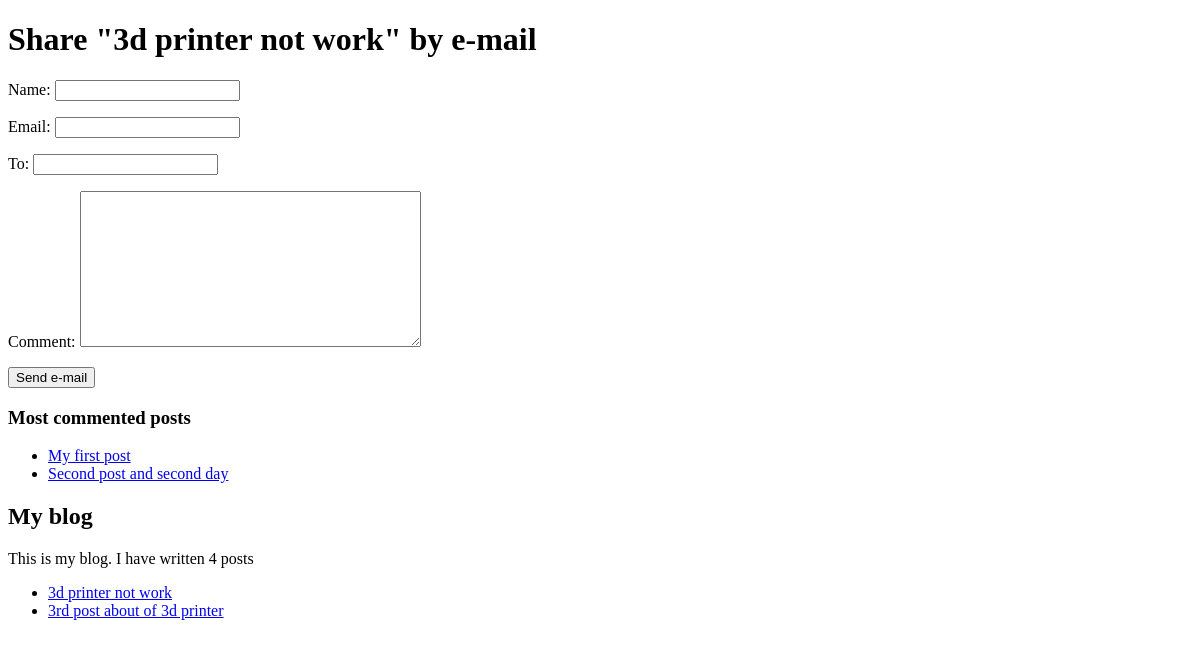
/blog/share/4/, run on an earlier commit of the app's database.
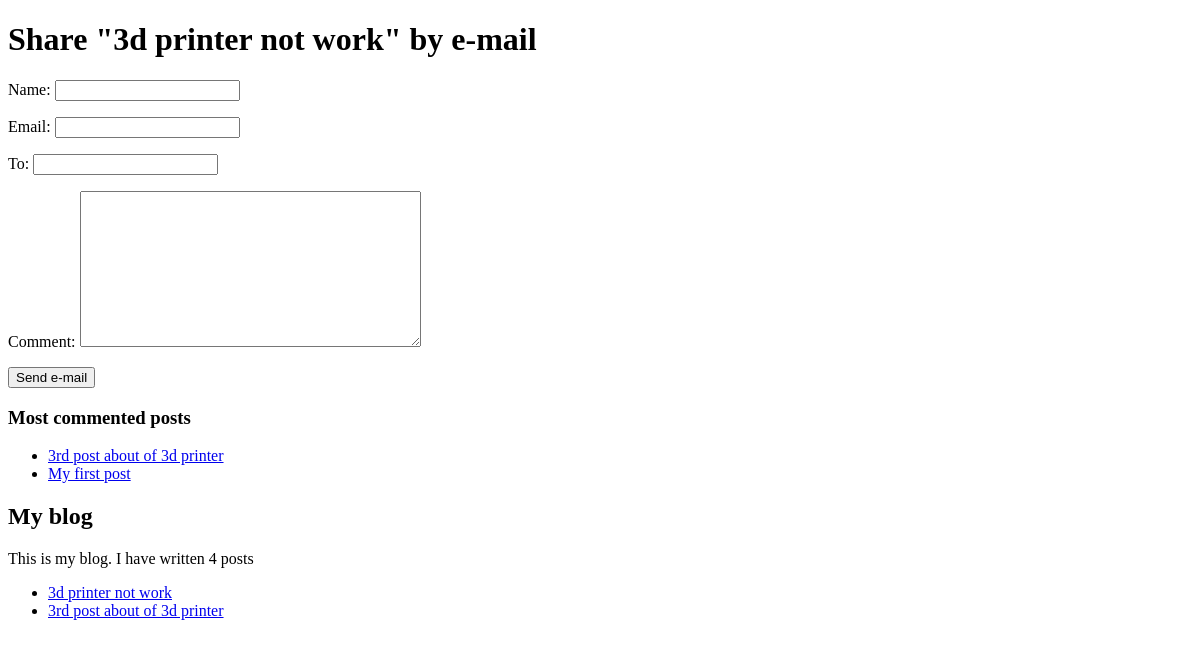
And on a later commit of the database.
### blog/models.py (models this page shows, shortened)
class Post(models.Model):
    STATUS_CHOICES = (
        ('draft', 'Draft'),
        ('published', 'Published'),
    )
    title = models.CharField(max_length=250)
    slug = models.SlugField(max_length=250, unique_for_date='publish')
    author = models.ForeignKey(User, related_name='blog_posts',on_delete=models.CASCADE)
    body = models.TextField()
    publish = models.DateTimeField(default=timezone.now)
    created = models.DateTimeField(auto_now_add=True)
    updated = models.DateTimeField(auto_now=True)
    status = models.CharField(max_length=10, choices=STATUS_CHOICES, default='draft')
    tags = TaggableManager()
    class Meta:
        ordering = ['-publish']
    def get_absolute_url(self):
        return reverse('post_detail', args=[self.publish.year,self.publish.strftime('%m'),self.publish.strftime('%d'),self.slug])

### blog/views.py (the view)
# urls.py: path('share/<int:post_id>/',views.post_share, name = 'post_share'),
def post_share(request, post_id):
    post = get_object_or_404(Post, id = post_id, status = 'published')
    sent = False
    if request.method == 'POST':
        form = EmailPostForm(request.POST)
        if form.is_valid():
            cd = form.cleaned_data
            post_url = request.build_absolute_uri(post.get_absolute_url())
            subject = '{} ({}) recommends you reading "{}"'.format(cd['name'], cd['email'], post.title)
            message = 'Read "{}" at {}\n\n{}\'s comments: {}'.format(post.title, post_url, cd['name'], cd['comment'])
            send_mail(subject, message, 'oraz.mergen@gmail.com',[cd['to']])
            sent = True
    else:
        form = EmailPostForm()
    return render( request, 'post/share.html', { 'post':post, 'form':form,'sent':sent } )

### blog/forms.py
class EmailPostForm(forms.Form):
    name = forms.CharField(max_length = 25)
    email = forms.EmailField()
    to = forms.EmailField()
    comment = forms.CharField(required=False, widget = forms.Textarea)

### blog/templatetags/blog_tags.py (called while the page is built)
@register.simple_tag
def total_posts():
    return Post.objects.all().count()

@register.inclusion_tag('latest_post.html')
def show_latest_posts(count=2):
    latest_posts = Post.objects.all().order_by('-publish')[:count]
    return {'latest_posts': latest_posts}

@register.simple_tag
def get_most_commented_posts(count=2):
    return Post.objects.all().annotate(total_comments=Count('comments')).order_by('-total_comments')[:count]

### blog/templates/post/share.html (shortened to what this page needs)
{% extends "base.html" %}
{% block content %}
    {% if sent %}
        <h1>E-mail successfully sent</h1>
        <p>
            "{{ post.title }}" was successfully sent to {{ cd.to }}.
        </p>
    {% else %}
        <h1>Share "{{ post.title }}" by e-mail</h1>
        <form action="." method="POST">
            {{ form.as_p }}
            <input type="submit" value="Send e-mail">
        </form>
    {% endif %}
{% endblock %}

### blog/templates/base.html (shortened to what this page needs)
{% load blog_tags %}
<!DOCTYPE html>
<html lang="en" dir="ltr">
  <head>
  </head>
  <body>
    <div id="content">
      {% block content %}
      {% endblock %}
    </div>
    <h3>Most commented posts</h3>
{% get_most_commented_posts as most_commented_posts %}
<ul>
    {% for post in most_commented_posts %}
        <li>
            <a href="{{ post.get_absolute_url }}">{{ post.title }}</a>
        </li>
    {% endfor %}
</ul>
    <div id="sidebar">
      <h2>My blog</h2>
      <p>This is my blog. I have written {% total_posts %} posts</p>
    </div>
    {%  show_latest_posts  %}
  </body>
</html>

### blog/templates/latest_post.html
<ul>
    {% for post in latest_posts %}
        <li>
            <a href="{{ post.get_absolute_url }}">{{ post.title }}</a>
        </li>
    {% endfor %}
</ul>

What changed in the data, as far as the page shows it:
no longer on this page (row edited): Post: title "Second post and second day", shown under "Most commented posts"
now on one of the page's lists (row edited): Post: title "3rd post about of 3d printer"
